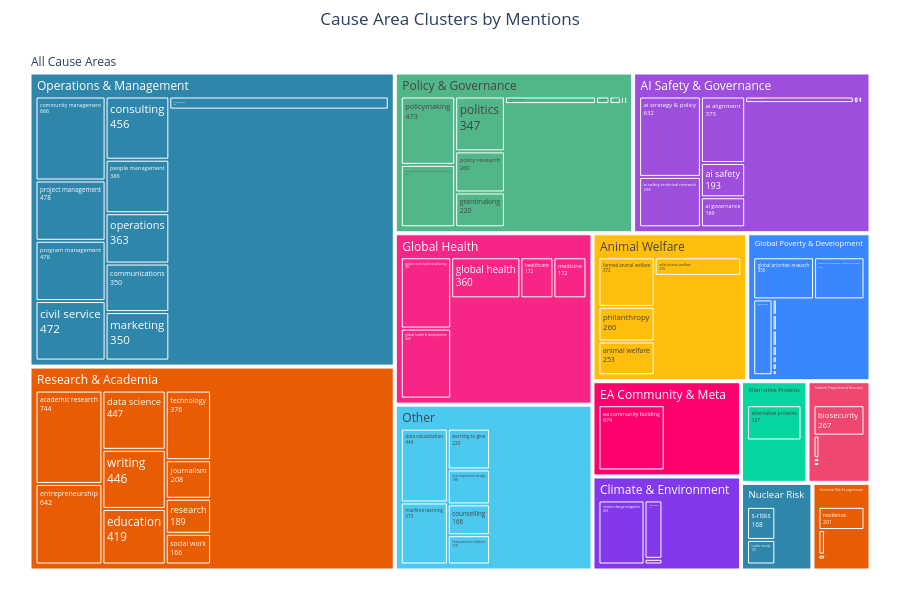

Here is the notebook cell this chart was saved with:
### Markdown cell above
## 7. Additional Visualizations

### Code cell
# Cluster treemap
if pipe.results.semantic_result:
    from sm.viz import create_cluster_treemap

    fig = create_cluster_treemap(pipe.results.semantic_result)
    fig.show()

### Figure 1 — Plotly figure (JSON) as saved in the notebook; plotly's stock layout.template omitted (floating-point values rounded to 4 significant figures; data arrays with more than 128 entries replaced by an {"elided": "..."} marker saying what was removed)
{"data": [{"hovertemplate": "<b>%{label}</b><br>Mentions: %{value}<extra></extra>", "labels": {"elided": "150 str values"}, "marker": {"colors": {"elided": "150 str values"}}, "parents": {"elided": "150 str values"}, "textinfo": "label+value", "type": "treemap", "values": {"elided": "150 int values"}}], "layout": {"height": 600, "margin": {"b": 25, "l": 25, "r": 25, "t": 50}, "title": {"text": "Cause Area Clusters by Mentions", "x": 0.5}}}
